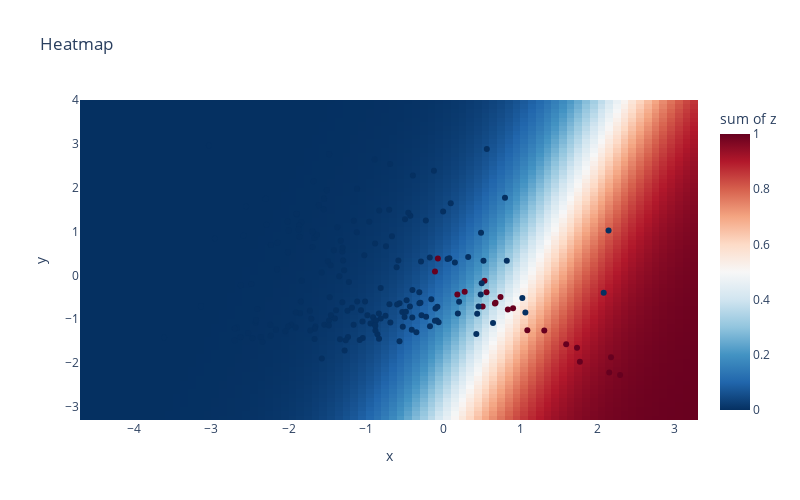

Here is the notebook cell this chart was saved with:
### Code cell
plot_probabilities_2d(X, y, model)
plot_probabilities_2d_px(X, y, model)

### Figure 1 — Plotly figure (JSON) as saved in the notebook; plotly's stock layout.template omitted (floating-point values rounded to 4 significant figures; data arrays with more than 128 entries replaced by an {"elided": "..."} marker saying what was removed)
{"data": [{"coloraxis": "coloraxis", "histfunc": "sum", "hovertemplate": "x=%{x}<br>y=%{y}<br>sum of z=%{z}<extra></extra>", "name": "", "nbinsx": 80, "nbinsy": 73, "type": "histogram2d", "x": {"elided": "5840 float values"}, "xaxis": "x", "xbingroup": "x", "y": {"elided": "5840 float values"}, "yaxis": "y", "ybingroup": "y", "z": {"elided": "5840 float values"}}, {"line": {"color": "white", "width": 4}, "marker": {"size": 20}, "mode": "markers+lines", "type": "scatter", "x": [], "y": []}, {"hovertemplate": "x=%{x}<br>y=%{y}<br>color=%{marker.color}<extra></extra>", "legendgroup": "", "marker": {"color": {"elided": "200 int values"}, "coloraxis": "coloraxis", "symbol": "circle"}, "mode": "markers", "name": "", "orientation": "v", "showlegend": false, "type": "scatter", "x": {"elided": "200 float values"}, "xaxis": "x", "y": {"elided": "200 float values"}, "yaxis": "y"}], "layout": {"coloraxis": {"colorbar": {"title": {"text": "sum of z"}}, "colorscale": [[0, "rgb(5,48,97)"], [0.1, "rgb(33,102,172)"], [0.2, "rgb(67,147,195)"], [0.3, "rgb(146,197,222)"], [0.4, "rgb(209,229,240)"], [0.5, "rgb(247,247,247)"], [0.6, "rgb(253,219,199)"], [0.7, "rgb(244,165,130)"], [0.8, "rgb(214,96,77)"], [0.9, "rgb(178,24,43)"], [1, "rgb(103,0,31)"]]}, "height": 500, "legend": {"tracegroupgap": 0}, "title": {"text": "Heatmap"}, "width": 800, "xaxis": {"anchor": "y", "domain": [0, 1], "title": {"text": "x"}}, "yaxis": {"anchor": "x", "domain": [0, 1], "title": {"text": "y"}}}}
